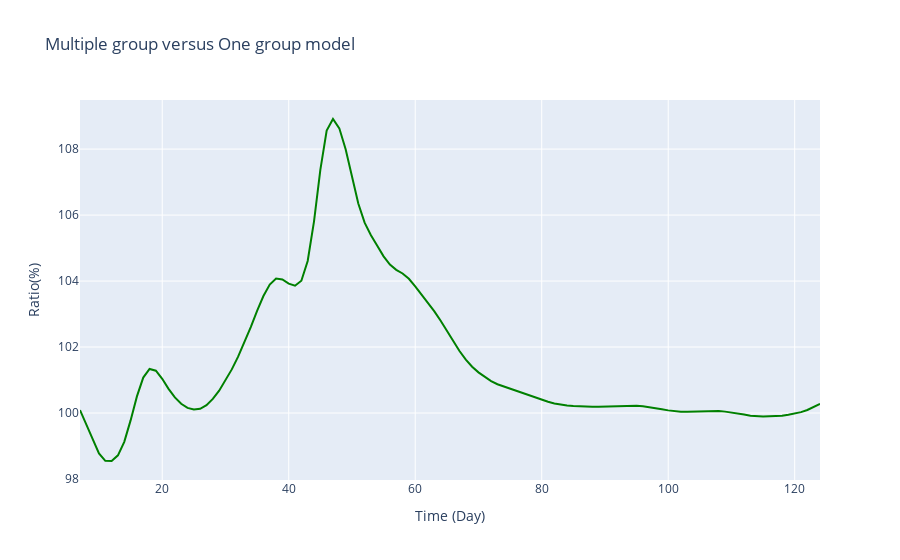
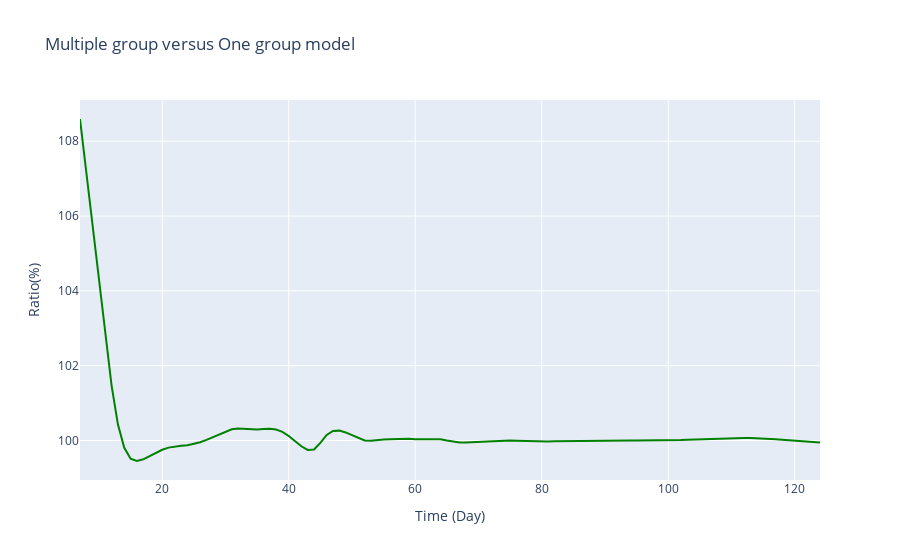
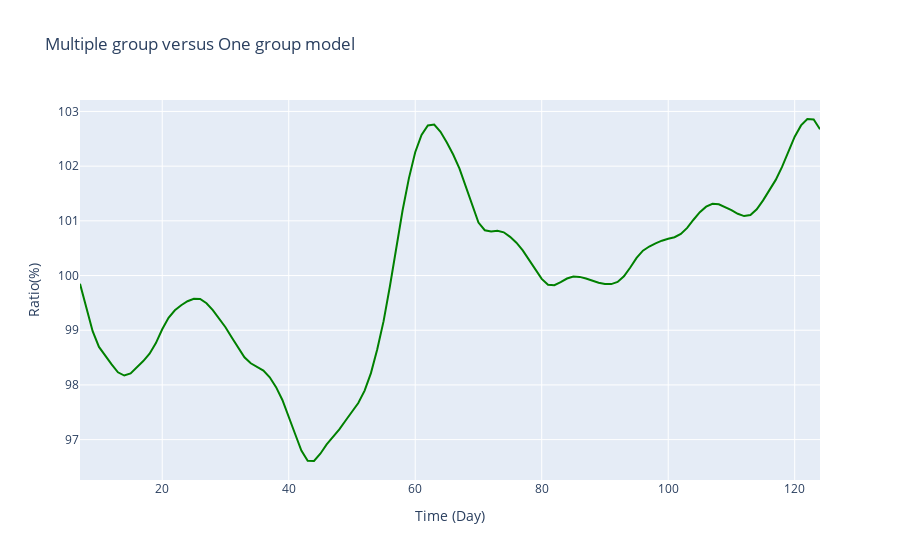
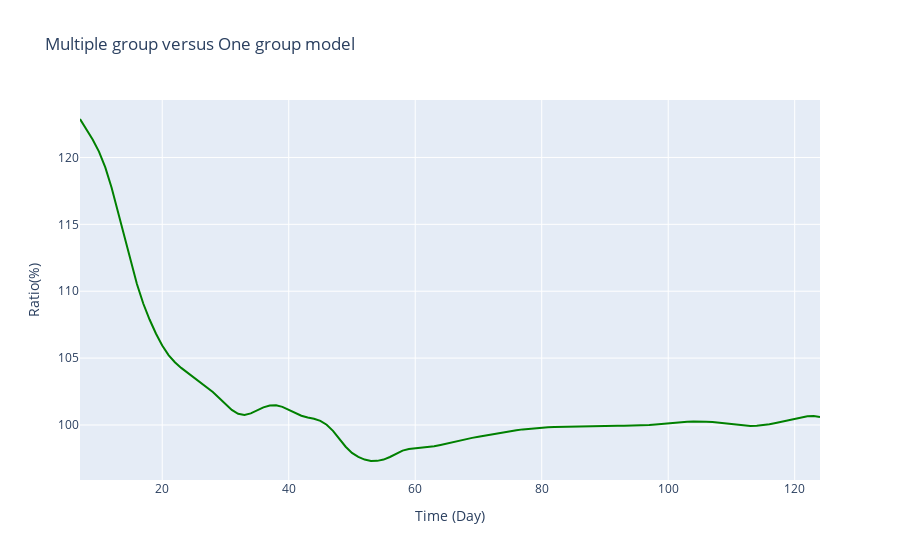

The notebook cell saved with these charts, in order:
### Markdown cell above
## Divergence of Means

### Code cell
uni_post_dist = []
multi_post_dist = []

for _ in range(len(contact_matrix)):
    mean_ratios = []
    uni_rate = []
    multi_rate = []
    shape = []
    for t in np.arange(R_t_start, num_timepoints):
        shape.append( a + math.fsum(agg_cases[_][(t-tau):(t+1)]))
        uni_cat_sum_var = 0
        for k in range(t-tau,t+1):
            if k > len(average_serial_interval):
                vec1 = agg_cases[_][(k-1):(k - len(average_serial_interval) - 1):-1] # I_(k-1), ... , I_0
                vec2 = average_serial_interval[:k] # w_1, ... , w_k
            else:
                vec1 = agg_cases[_][(k-1)::-1] # I_(k-1), ... , I_0
                vec2 = average_serial_interval[:k] # w_1, ... , w_k
            uni_cat_sum_var += math.fsum(np.multiply(vec1,vec2))/np.sum(average_serial_interval)
        uni_cat_rate = b + uni_cat_sum_var

        multi_cat_sum_var = 0
        for k_inx, k in enumerate(range(t-tau,t+1)):
            sub_sum_i = 0
            for i in range(num_categories):
                for j in range(num_categories):
                    if k > serial_intervals.shape[1]:
                        vec1 = desagg_cases[_][(k-1):(k - serial_intervals.shape[1] - 1):-1, j] # I_(k-1), ... , I_0
                        vec2 = serial_intervals[j, :k] # w_1, ... , w_k
                    else:
                        vec1 = desagg_cases[_][(k-1)::-1, j] # I_(k-1), ... , I_0
                        vec2 = serial_intervals[j, :k] # w_1, ... , w_k
                    sub_sum_j = math.fsum(np.multiply(vec1,vec2))/np.sum(serial_intervals[j,:])
                    sub_sum_j *= contact_matrix[_][i, j] * transmissibility[j]
                    sub_sum_i += sub_sum_j
            multi_cat_sum_var += sub_sum_i  # vector of sum^k_{s=0} w_s I_{k-s}
            # print(multi_cat_sum_var)
        multi_cat_rate = b + (multi_cat_sum_var/spec_radius[_])

        mean_ratios.append(uni_cat_rate / multi_cat_rate)
        uni_rate.append(uni_cat_rate)
        multi_rate.append(multi_cat_rate)

    mean_ratio = pd.DataFrame({
        'Time Points': np.arange(R_t_start, num_timepoints),
        'R_t': 100 * np.asarray(mean_ratios)
    })

    # Tests
    i + tau == num_timepoints
    len(shape) == num_timepoints - tau
    len(uni_rate) == num_timepoints - tau
    len(multi_rate) == num_timepoints - tau

    mean_uni = np.divide(shape, uni_rate)
    mean_multi = np.divide(shape, multi_rate)

    uni_post_dist.append(scipy.stats.gamma(shape,scale = 1/np.array(uni_rate)))
    uni_post_dist_interval = uni_post_dist[_].interval(.95)

    multi_post_dist.append(scipy.stats.gamma(shape,scale = 1/np.array(multi_rate)))
    multi_post_dist_interval = multi_post_dist[_].interval(.95)

    fig = ReproductionNumberPlot()

    fig.add_ground_truth_rt(mean_ratio)    
    fig.update_labels(time_label='Time (Day)', r_label='Ratio(%)')
    fig.figure.update_layout(title_text='Multiple group versus One group model')

    fig.show_figure()

### Figure 1 — Plotly figure (JSON) as saved in the notebook; plotly's stock layout.template omitted (floating-point values rounded to 4 significant figures)
{"data": [{"line": {"color": "green"}, "mode": "lines", "name": "True R", "type": "scatter", "x": [7, 8, 9, 10, 11, 12, 13, 14, 15, 16, 17, 18, 19, 20, 21, 22, 23, 24, 25, 26, 27, 28, 29, 30, 31, 32, 33, 34, 35, 36, 37, 38, 39, 40, 41, 42, 43, 44, 45, 46, 47, 48, 49, 50, 51, 52, 53, 54, 55, 56, 57, 58, 59, 60, 61, 62, 63, 64, 65, 66, 67, 68, 69, 70, 71, 72, 73, 74, 75, 76, 77, 78, 79, 80, 81, 82, 83, 84, 85, 86, 87, 88, 89, 90, 91, 92, 93, 94, 95, 96, 97, 98, 99, 100, 101, 102, 103, 104, 105, 106, 107, 108, 109, 110, 111, 112, 113, 114, 115, 116, 117, 118, 119, 120, 121, 122, 123, 124], "y": [100.1, 99.65, 99.16, 98.78, 98.55, 98.55, 98.72, 99.13, 99.78, 100.5, 101.1, 101.3, 101.3, 101.0, 100.7, 100.5, 100.3, 100.2, 100.1, 100.1, 100.2, 100.4, 100.7, 101.0, 101.3, 101.7, 102.1, 102.6, 103.1, 103.5, 103.9, 104.1, 104.1, 103.9, 103.9, 104.0, 104.6, 105.8, 107.4, 108.6, 108.9, 108.6, 108.0, 107.1, 106.3, 105.8, 105.4, 105.1, 104.7, 104.5, 104.3, 104.2, 104.1, 103.8, 103.6, 103.3, 103.1, 102.8, 102.5, 102.2, 101.9, 101.6, 101.4, 101.2, 101.1, 101.0, 100.9, 100.8, 100.7, 100.7, 100.6, 100.5, 100.5, 100.4, 100.3, 100.3, 100.3, 100.2, 100.2, 100.2, 100.2, 100.2, 100.2, 100.2, 100.2, 100.2, 100.2, 100.2, 100.2, 100.2, 100.2, 100.1, 100.1, 100.1, 100.1, 100.0, 100.0, 100.0, 100.1, 100.1, 100.1, 100.1, 100.0, 100.0, 99.99, 99.95, 99.92, 99.9, 99.9, 99.9, 99.9, 99.92, 99.95, 99.98, 100.0, 100.1, 100.2, 100.3]}], "layout": {"title": {"text": "Multiple group versus One group model"}, "xaxis": {"title": {"text": "Time (Day)"}}, "yaxis": {"title": {"text": "Ratio(%)"}}}}

### Figure 2 — Plotly figure (JSON) as saved in the notebook; plotly's stock layout.template omitted (floating-point values rounded to 4 significant figures)
{"data": [{"line": {"color": "green"}, "mode": "lines", "name": "True R", "type": "scatter", "x": [7, 8, 9, 10, 11, 12, 13, 14, 15, 16, 17, 18, 19, 20, 21, 22, 23, 24, 25, 26, 27, 28, 29, 30, 31, 32, 33, 34, 35, 36, 37, 38, 39, 40, 41, 42, 43, 44, 45, 46, 47, 48, 49, 50, 51, 52, 53, 54, 55, 56, 57, 58, 59, 60, 61, 62, 63, 64, 65, 66, 67, 68, 69, 70, 71, 72, 73, 74, 75, 76, 77, 78, 79, 80, 81, 82, 83, 84, 85, 86, 87, 88, 89, 90, 91, 92, 93, 94, 95, 96, 97, 98, 99, 100, 101, 102, 103, 104, 105, 106, 107, 108, 109, 110, 111, 112, 113, 114, 115, 116, 117, 118, 119, 120, 121, 122, 123, 124], "y": [108.6, 107.2, 105.7, 104.3, 102.8, 101.5, 100.4, 99.8, 99.51, 99.45, 99.5, 99.58, 99.67, 99.75, 99.81, 99.84, 99.86, 99.88, 99.91, 99.95, 100.0, 100.1, 100.2, 100.2, 100.3, 100.3, 100.3, 100.3, 100.3, 100.3, 100.3, 100.3, 100.2, 100.1, 99.98, 99.85, 99.75, 99.76, 99.94, 100.1, 100.3, 100.3, 100.2, 100.1, 100.1, 100.0, 100.0, 100.0, 100.0, 100.0, 100.0, 100.0, 100.0, 100.0, 100.0, 100.0, 100.1, 100.0, 100.0, 99.97, 99.95, 99.95, 99.96, 99.97, 99.98, 99.99, 100.0, 100.0, 100.0, 99.99, 99.99, 99.98, 99.97, 99.97, 99.97, 99.98, 99.98, 99.98, 99.99, 99.99, 99.99, 99.99, 100.0, 100.0, 100.0, 100.0, 100.0, 100.0, 100.0, 100.0, 100.0, 100.0, 100.0, 100.0, 100.0, 100.0, 100.0, 100.0, 100.0, 100.0, 100.0, 100.1, 100.1, 100.1, 100.1, 100.1, 100.1, 100.1, 100.1, 100.0, 100.0, 100.0, 100.0, 100.0, 99.98, 99.97, 99.96, 99.95]}], "layout": {"title": {"text": "Multiple group versus One group model"}, "xaxis": {"title": {"text": "Time (Day)"}}, "yaxis": {"title": {"text": "Ratio(%)"}}}}

### Figure 3 — Plotly figure (JSON) as saved in the notebook; plotly's stock layout.template omitted (floating-point values rounded to 4 significant figures)
{"data": [{"line": {"color": "green"}, "mode": "lines", "name": "True R", "type": "scatter", "x": [7, 8, 9, 10, 11, 12, 13, 14, 15, 16, 17, 18, 19, 20, 21, 22, 23, 24, 25, 26, 27, 28, 29, 30, 31, 32, 33, 34, 35, 36, 37, 38, 39, 40, 41, 42, 43, 44, 45, 46, 47, 48, 49, 50, 51, 52, 53, 54, 55, 56, 57, 58, 59, 60, 61, 62, 63, 64, 65, 66, 67, 68, 69, 70, 71, 72, 73, 74, 75, 76, 77, 78, 79, 80, 81, 82, 83, 84, 85, 86, 87, 88, 89, 90, 91, 92, 93, 94, 95, 96, 97, 98, 99, 100, 101, 102, 103, 104, 105, 106, 107, 108, 109, 110, 111, 112, 113, 114, 115, 116, 117, 118, 119, 120, 121, 122, 123, 124], "y": [99.85, 99.41, 98.98, 98.69, 98.52, 98.37, 98.23, 98.17, 98.21, 98.32, 98.44, 98.57, 98.77, 99.02, 99.23, 99.36, 99.46, 99.53, 99.58, 99.57, 99.49, 99.37, 99.22, 99.06, 98.87, 98.67, 98.51, 98.4, 98.33, 98.26, 98.14, 97.96, 97.72, 97.43, 97.11, 96.8, 96.61, 96.61, 96.74, 96.91, 97.05, 97.19, 97.35, 97.5, 97.67, 97.9, 98.22, 98.65, 99.17, 99.8, 100.5, 101.2, 101.8, 102.3, 102.6, 102.7, 102.8, 102.6, 102.4, 102.2, 102.0, 101.6, 101.3, 101.0, 100.8, 100.8, 100.8, 100.8, 100.7, 100.6, 100.5, 100.3, 100.1, 99.94, 99.83, 99.82, 99.88, 99.95, 99.98, 99.98, 99.95, 99.91, 99.87, 99.84, 99.84, 99.88, 99.98, 100.1, 100.3, 100.5, 100.5, 100.6, 100.6, 100.7, 100.7, 100.8, 100.9, 101.0, 101.2, 101.3, 101.3, 101.3, 101.3, 101.2, 101.1, 101.1, 101.1, 101.2, 101.4, 101.6, 101.7, 102.0, 102.3, 102.5, 102.7, 102.9, 102.9, 102.7]}], "layout": {"title": {"text": "Multiple group versus One group model"}, "xaxis": {"title": {"text": "Time (Day)"}}, "yaxis": {"title": {"text": "Ratio(%)"}}}}

### Figure 4 — Plotly figure (JSON) as saved in the notebook; plotly's stock layout.template omitted (floating-point values rounded to 4 significant figures)
{"data": [{"line": {"color": "green"}, "mode": "lines", "name": "True R", "type": "scatter", "x": [7, 8, 9, 10, 11, 12, 13, 14, 15, 16, 17, 18, 19, 20, 21, 22, 23, 24, 25, 26, 27, 28, 29, 30, 31, 32, 33, 34, 35, 36, 37, 38, 39, 40, 41, 42, 43, 44, 45, 46, 47, 48, 49, 50, 51, 52, 53, 54, 55, 56, 57, 58, 59, 60, 61, 62, 63, 64, 65, 66, 67, 68, 69, 70, 71, 72, 73, 74, 75, 76, 77, 78, 79, 80, 81, 82, 83, 84, 85, 86, 87, 88, 89, 90, 91, 92, 93, 94, 95, 96, 97, 98, 99, 100, 101, 102, 103, 104, 105, 106, 107, 108, 109, 110, 111, 112, 113, 114, 115, 116, 117, 118, 119, 120, 121, 122, 123, 124], "y": [122.9, 122.2, 121.3, 120.4, 119.3, 117.7, 115.9, 114.0, 112.2, 110.5, 109.1, 107.9, 106.8, 105.9, 105.2, 104.7, 104.3, 103.9, 103.5, 103.2, 102.8, 102.5, 102.0, 101.5, 101.1, 100.8, 100.8, 100.9, 101.1, 101.3, 101.5, 101.5, 101.4, 101.2, 100.9, 100.7, 100.6, 100.5, 100.3, 100.0, 99.56, 98.96, 98.37, 97.91, 97.62, 97.42, 97.31, 97.32, 97.41, 97.61, 97.87, 98.09, 98.21, 98.25, 98.27, 98.33, 98.41, 98.51, 98.62, 98.73, 98.85, 98.95, 99.04, 99.12, 99.21, 99.3, 99.39, 99.47, 99.54, 99.61, 99.67, 99.72, 99.77, 99.8, 99.83, 99.85, 99.86, 99.88, 99.89, 99.9, 99.9, 99.91, 99.92, 99.93, 99.93, 99.94, 99.94, 99.95, 99.96, 99.98, 100.0, 100.0, 100.1, 100.1, 100.2, 100.2, 100.2, 100.3, 100.3, 100.2, 100.2, 100.2, 100.1, 100.1, 100.0, 99.96, 99.93, 99.94, 99.98, 100.1, 100.2, 100.2, 100.4, 100.5, 100.6, 100.6, 100.7, 100.6]}], "layout": {"title": {"text": "Multiple group versus One group model"}, "xaxis": {"title": {"text": "Time (Day)"}}, "yaxis": {"title": {"text": "Ratio(%)"}}}}
